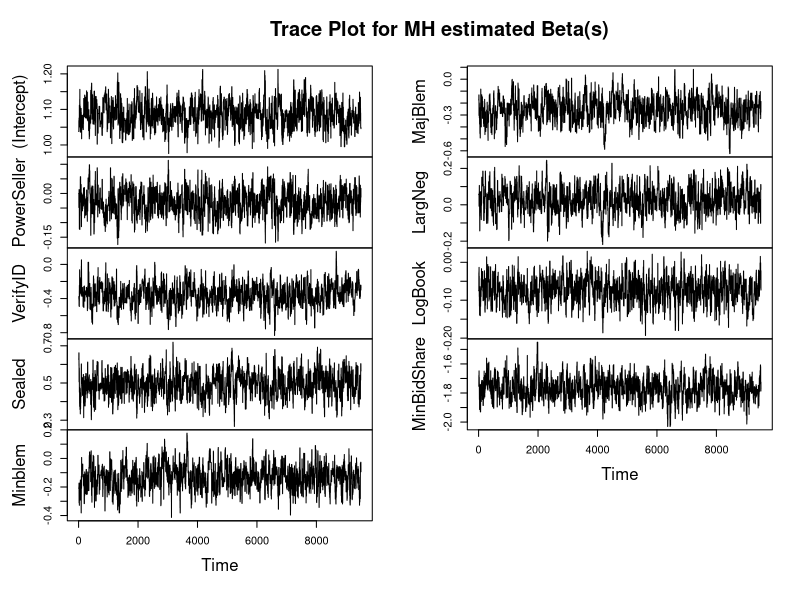
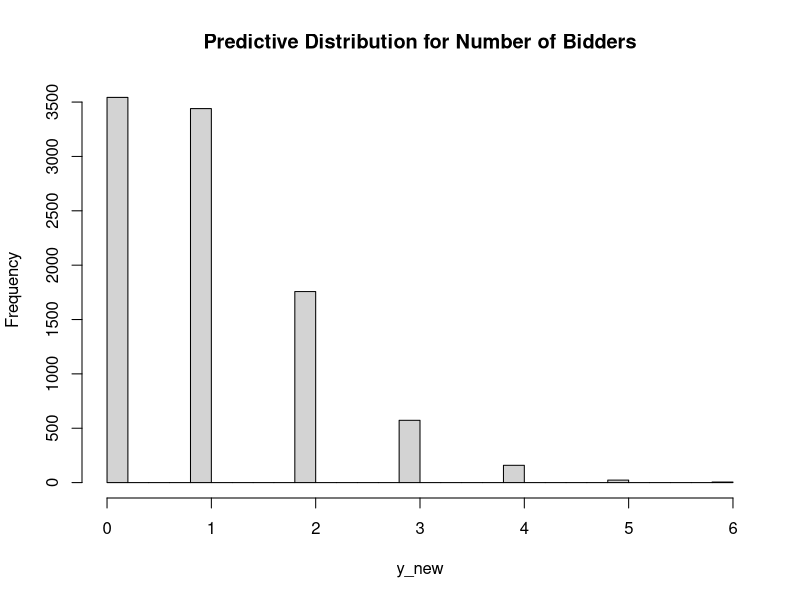

Generate these figures, in order, with R:
library(mvtnorm)
library(MASS)
data<-read.table("eBayNumberOfBidderData_2025.dat",header=TRUE)
X <- model.matrix(~ PowerSeller + VerifyID + Sealed + 
                    Minblem + MajBlem + LargNeg + LogBook + 
                    MinBidShare, data = data)
y <- data$nBids
################################### Part A ############################
poisson_glm<-glm(y ~ . -1,data=as.data.frame(X),family=poisson)
cat("Summary\n")
print(summary(poisson_glm))
cat("\nAs observed from summary, Intercept along with VerifyID, Sealed, \n 
MajBlem, LogBook and MinBidShare are significant covariates.")
################################### Part B ############################
# Log-posterior function (with Zellner's g-prior)
log_posterior <- function(beta, X, y) {
  lambda <- exp(X %*% beta)       # exp(Xβ) = predicted Poisson rates
  log_lik <- sum(dpois(y,lambda,log=TRUE))    # Sum of log-likelihoods
  log_prior <- dmvnorm(beta,mean=rep(0,dim(X)[2]), 
                       sigma=100*solve(t(X)%*%X),log=TRUE)
  return(log_lik + log_prior)
}
# Find posterior mode
optim_result<-optim(rep(0,dim(X)[2]),log_posterior,X=X,y=y, 
                      control=list(fnscale=-1),hessian=TRUE)
beta_tilde<-optim_result$par
J_inv<-solve(-optim_result$hessian)  # Posterior covariance
names(beta_tilde)<-colnames(X)
colnames(J_inv)<-rownames(J_inv)<-colnames(X)
cat("\nBeta_tilde:\n")
print(beta_tilde)
cat("\nCovariance Matrix (Jy(-1) beta_tilde)\n")
print(J_inv)
################################### Part C ############################
RWMSampler <- function(logPostFunc,theta_init,cov_prop,n_iter,burn_in,c,...) {
  # logPostFunc: Function to compute the log-posterior density. First argument 
  # must be `theta`.
  # theta_init: Initial parameter vector.
  # cov_prop Proposal covariance matrix.
  # n_iter Total number of iterations.
  # burn_in Burn-in samples.
  # c Step size scaling factor.  # Tune for 25-30% acceptance
  p<-length(theta_init)
  theta<-matrix(NA, n_iter, p)
  theta[1, ]<-theta_init
  log_post_current<-logPostFunc(theta[1, ], ...)
  n_accept<-0
  for (i in 2:n_iter) {
    # Propose new theta
    theta_prop<-MASS::mvrnorm(1,mu=theta[i-1, ],Sigma=c*cov_prop)
    # Compute log-posterior at proposal
    # Log acceptance probability (avoid numerical overflow)
    log_alpha<-logPostFunc(theta_prop,...)-logPostFunc(theta[i-1, ], ...)
    if(log(runif(1)) < log_alpha){
      theta[i, ]<-theta_prop
      n_accept<-n_accept+1
    } else{
      theta[i, ]<-theta[i-1, ]
    }
  }
  theta<-theta[(burn_in+1):n_iter, ]
  acceptance_rate<-n_accept/n_iter
  cat("Acceptance rate:", acceptance_rate,"\n")
  return(theta)
}

LogPostPoisson <- function(theta, X, y) {
  lambda<-exp(X%*%theta)
  log_lik<-sum(dpois(y,lambda,log=TRUE))
  log_prior<-mvtnorm::dmvnorm(theta,mean=rep(0,ncol(X)),
                              sigma=100*solve(t(X)%*%X),log=TRUE)
  return(log_lik+log_prior)
}
samplesMH<-RWMSampler(logPostFunc=LogPostPoisson,theta_init=beta_tilde,
                     cov_prop=J_inv,n_iter=10000,burn_in=500,c=0.7,X=X,y=y)
colnames(samplesMH)<-colnames(X)
plot.ts(samplesMH, main = "Trace Plot for MH estimated Beta(s)")
cat("\nSummary Results\n")
print(data.frame(Covariate=colnames(samplesMH),
           Mean=round(colMeans(samplesMH),4),
           Std=round(apply(samplesMH,2,sd),4)),row.names=FALSE)
cat("\nComparing the values with those in part B, we find while values for
    Intercept, Sealed , LogBook and MinBidShare are similar, other covariates
    show significant differences in values\n")

################################### Part D ############################
x_new<-c(1,1,0,1,0,1,0,1.3,0.7)
lambda_new<-exp(samplesMH %*% x_new)
y_new<-rpois(nrow(samplesMH),lambda_new)
hist(y_new,breaks=30,main="Predictive Distribution for Number of Bidders")
cat("\nProbability of no bidders (y_new = 0):",mean(y_new==0),"\n")
